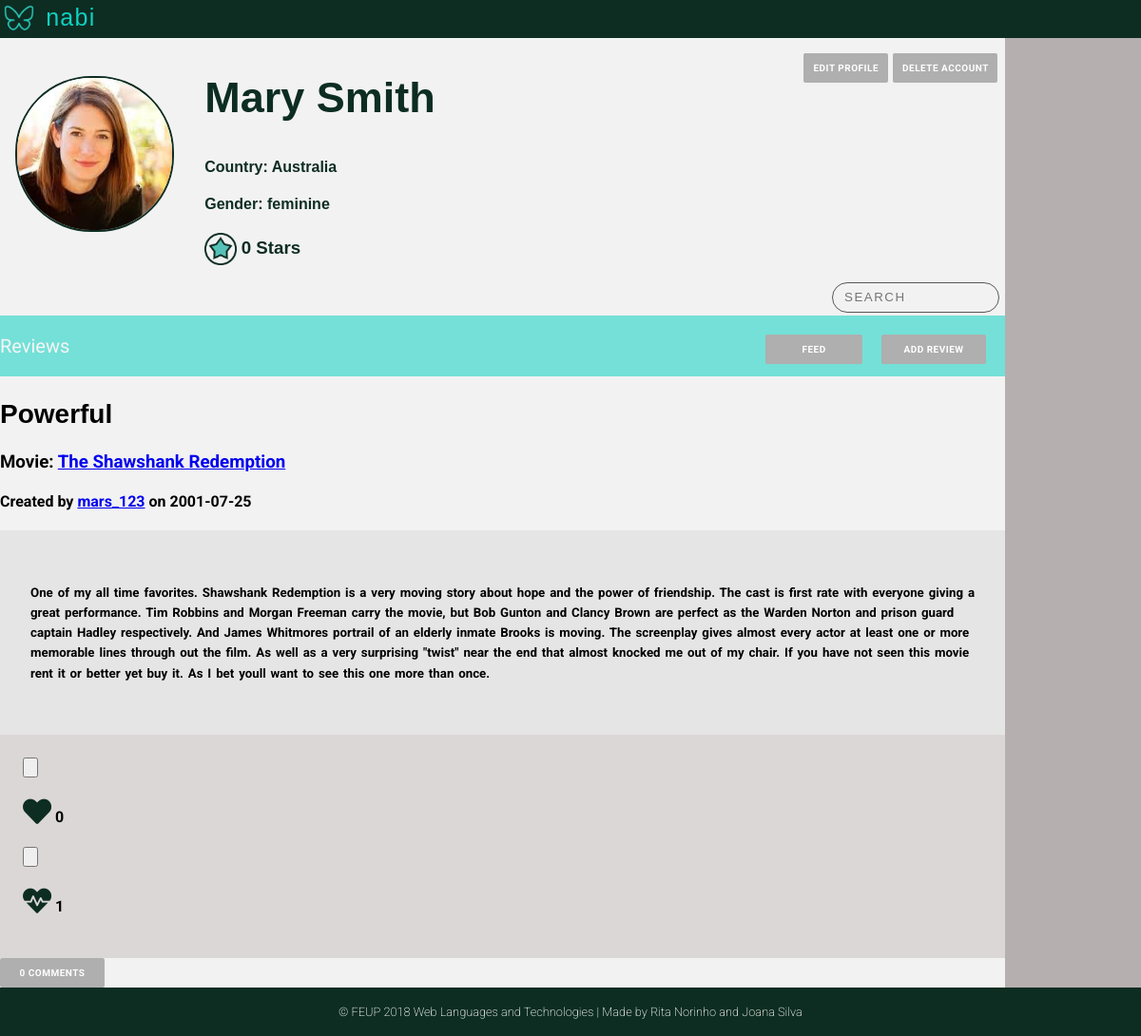
/pages/profile.php (signed in), run on an earlier commit of the app's database.
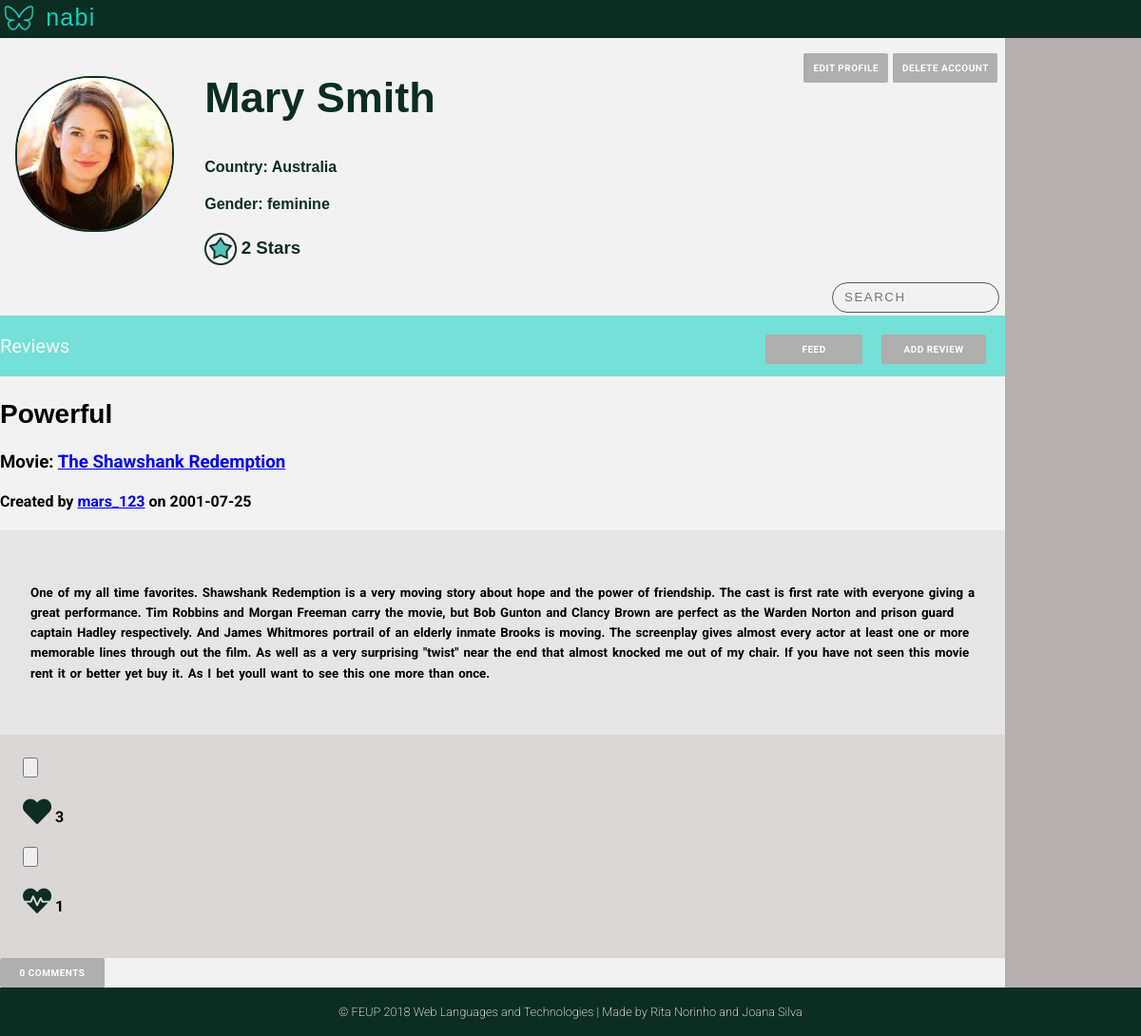
And on a later commit of the database.
### tables this page shows
CREATE TABLE User (
    ID        INTEGER PRIMARY KEY AUTOINCREMENT,
    FirstName STRING NOT NULL,
    LastName  STRING NOT NULL,
    Username  STRING UNIQUE NOT NULL,
    Gender    STRING NOT NULL,
    Birthday  DATE NOT NULL,
    Country   STRING NOT NULL,
    Email     STRING UNIQUE NOT NULL,
    Password  CHAR (256) NOT NULL,  
    Photo     STRING DEFAULT "default.jpg",
    Points    INTEGER
    
);

CREATE TABLE Review (
    ID          INTEGER PRIMARY KEY AUTOINCREMENT,
    Title       STRING  NOT NULL,
    UserID      INTEGER REFERENCES User(ID) ON DELETE CASCADE,
    MovieID     INTEGER REFERENCES Movie(ID) ON DELETE CASCADE,
    ReviewDate  DATE NOT NULL,
    Description STRING NOT NULL
    
);

### pages/profile.php (called while the page is built, shortened)
<?php
    include_once('../templates/common/tpl_header.php');
    include_once('../templates/tpl_profile.php');
    include_once('../templates/tpl_draw_reviews.php');
    include_once('../templates/common/tpl_footer.php');
    include_once('../database/db_user.php');
    if (isset($_GET['username'])){
        $username=$_GET['username'];
    }
    else {
        $username=$_SESSION['username'];
    }
    $user_info = getUserInfo($username);
    $user_reviews=getUserReviews($username);
    foreach ($user_reviews as $k => $review){
        $user_reviews[$k]['MovieName'] = getMovieName($review['MovieID']);
        $user_reviews[$k]['UserName'] = $user_info['Username'];
        $user_reviews[$k]['NumberComments'] = getReviewsComments($review['ID'],$review['UserID']);
        $user_reviews[$k]['Heart'] = getLikesReview($review['ID']);
        $user_reviews[$k]['Dislike'] = getDisLikesReview($review['ID']);
    }
    draw_profile($user_info,$user_reviews);
?>

### database/db_user.php (called while the page is built, shortened)
<?php
  function getID($username) {
    $db = Database::instance()->db();
    try {
      $stmt = $db->prepare('SELECT ID FROM User WHERE username = ?');
      $stmt->execute(array($username));
      if($row = $stmt->fetch()){
        return $row['ID'];
      }
    }catch(PDOException $e) {
      return -1;
    }
  }
  function getUserInfo($username) {
      $db = Database::instance()->db();
      $stmt = $db->prepare('SELECT * FROM User WHERE username = ?');
      $stmt->execute(array($username));
      return  $stmt->fetch();
  }
  function getUserReviews($username){
    $id=getID($username);
    $db = Database::instance()->db();
    $allReviews= $db->prepare('SELECT * FROM Review WHERE UserID = ?');
    $allReviews->execute(array($id));
    $reviews= $allReviews->fetchAll();
    return $reviews;
  }
?>

### templates/tpl_profile.php (the view, shortened to what this page needs)
<body>
<?php function draw_profile($userinfo, $reviews) { ?>
<div class="profile_container">
    <div class="profile_header">
        <header>
        <p>  <img src="../assets/mininabi.png" alt="Nabi logo (butterfly)" width="40" height="40"> nabi
       </header>
    </div>
    <div class="side_nav">
    </div>
      <div class="profile_photo">
          <?php if(!(file_exists("../assets/profilePhotos/".getID($_SESSION['username']).".jpg"))){ ?>
            <img src="../assets/profilePhotos/default.jpg" width="100" height="100" alt="profile avatar">
          <?php } else{ ?>
            <img src="../assets/profilePhotos/<?=getID($_SESSION['username'])?>.jpg" width="100" height="100" alt="profile avatar">
           <?php } ?>
     </div>
    <div class="profile_info" >
        <div class="edit_profile">
           <p>
           <div class="delete">
                <input onclick="openBox('Delete Account')" type="submit" value="Delete Account"/>
            </div>
             <a href="edit_profile.php" class="edit"> edit profile </a>
            </p>
       </div>
        <div class="profile_name">
            <h2>
                  <?=$userinfo['FirstName']?> <?=$userinfo['LastName']?>
            </h2>
        </div>
        <div class="profile_country">
            <h4> Country: <?=$userinfo['Country']?> </h4>
        </div>
        <div class="profile_gender">
            <h4> Gender: <?=$userinfo['Gender']?> </h4>
        </div>
        <div class="profile_points">
        <h3><img src="../assets/star.png" alt ="star icon" >
            <?=$userinfo['Points']?> Stars </h3>
        </div>
        <div class="search_container">
          <input class="search_input" type="text" placeholder="Search">
        </div>
    </div>
    <div class="Reviews">
        <p>Reviews
        <input  onclick="openBox('Add Review')" type="submit" value ="Add Review">
        <a href="main_page.php"> Feed </a>
        </p>
    </div>
     <div class="profile_reviews">
        <?php draw_reviews($reviews); ?>
    </div>
    <div class="profile_footer">
         <?php draw_footer(); ?>
    </div>
    </div>
<?php } ?>
    </body>
    </html>

### templates/common/tpl_header.php (shortened to what this page needs)
<!DOCTYPE html>
<html>
<head>
    <link rel="stylesheet" href="../css/style.css">
    <link rel="stylesheet" href="https://use.fontawesome.com/releases/v5.3.1/css/all.css">
</head>

### templates/tpl_draw_reviews.php (shortened to what this page needs)
<body>
    <?php function draw_reviews($reviews){?>
    <?php foreach($reviews as $review){?>
        <article data-id="<?=$review['ID']?>">
        <div class="review_info">
             <h2><?=$review['Title']?> </h2>
            <h3> Movie: <a href="movie.php?movie_id=<?php echo htmlentities($review['MovieID'])?>"><?=$review['MovieName']?></a> </h3>
            <h4> Created by
            <a href="profile.php?username=<?php echo htmlentities($review['UserName'])?>"><?=$review['UserName']?></a>
            on <?=$review['ReviewDate']?></h4>
        </div>
        <div class="review_content">
            <h5><?=$review['Description']?></h5>
        </div>
        <div class="review_likes">
                <div class="likes">
                    <input type="button">
                    <h4><span class="fas fa-heart" ></span>
                    <?=$review['Heart']?></h4>
                </div>
                <div class="dislikes">
                    <input type="button">
                    <h4><span class="fas fa-heartbeat"></span>
                    <?=$review['Dislike']?></h4>
                </div>
        </div>
         <div class="comments">
            <input onclick="openBox('Show Comments',<?$review['ID']?>)" type="submit" value="<?=$review['NumberComments']?> Comments">
        </div>
        </article>
        <?php }?>
    <?php }?>
</body>

### templates/common/tpl_footer.php
<?php function draw_footer(){?>
<footer>
    <p> &#169; FEUP 2018 Web Languages and Technologies | Made by Rita Norinho and Joana Silva  </p>
</footer>
<?php } ?>

### css/style.css (style rules this page uses)
body { margin: 0 auto; font-family: 'Roboto', sans-serif; --bg-color-dark: #0D2D22; --bg-color-light: #0ED1C1; --panel-color: #FFFFFF; --logo-font-color: #00311D; --input-color: #f2f2f2; --bg-color-nav:rgba(14, 209, 193, 0.548); --bg-color-sidenav:rgba(177, 171, 171, 0.932); --color-buttons:rgb(175, 175, 175); background-image: url('../assets/background.jpg'); background-position: center; background-attachment: fixed; background-repeat: no-repeat; background-size: cover; }
header { text-align: center; background-color: var(--bg-color-dark); }
footer p { padding:1.4em; text-align: center; background-color: var(--bg-color-dark); font-size: 0.8em; font-weight: 200; color:white; margin:0; }
div.profile_container { background-color: var(--input-color); background-image: none; display: grid; font-family: "Roboto", 'sans-serif'; grid-template-columns: auto 6fr 1fr; grid-template-rows: auto 1fr auto auto auto; grid-template-areas: "header header header" "image info goto" "nav nav goto" "reviews reviews goto" "footer footer footer"; }
.profile_header { grid-area: header; }
.profile_header p { text-align: left; color: var(--bg-color-light); font-family: 'Candara',sans-serif; font-size: 25px; margin: 0; letter-spacing: 0.05em; }
.profile_header p img { vertical-align: middle; }
.Reviews p a, .Reviews p button, .Reviews input[type="submit"] { -webkit-appearance: none; margin-right: 2em; width: 8.2em; text-align: center; margin-top:0em; }
.Reviews p button, .Reviews input[type="submit"], .edit_profile input[type="submit"], .comments input[type="submit"] { cursor: pointer; border: 0; width: 11em; }
div.profile_info { grid-area: info; font-family: 'Candara',sans-serif; color: var(--bg-color-dark); padding-left: 1em; }
.profile_points img { width: 25pt; height: 25pt; vertical-align: middle; }
.profile_photo { grid-area: image; padding: 1em; padding-top: 2.5em; }
.profile_photo img { margin:0; width: 10.2em; height: 10em; object-fit: cover; border: 2px solid var(--bg-color-dark); border-radius: 5em; }
.profile_name h2 { font-size: 45px; }
.edit_profile a , .Reviews p a,.Reviews p button, .upload_photo input[type="file"], .upload_photo input[type="submit"], .Reviews input[type="submit"], .edit_profile input[type="submit"], .comments input[type="submit"] { float: right; letter-spacing: 0.05em; font-family: "Roboto",'sans-serif'; text-transform: uppercase; text-decoration: none; font-weight: bold; background: var(--color-buttons); padding: 10px; color: var(--panel-color); font-size: 10px; border-radius: 2px; }
.profile_info p { margin-top: 1em; margin-right: 1em; }
.edit { margin-right:0.5em; }
.delete { margin-right:0.5em; }
.side_nav { background-color: var(--bg-color-sidenav); grid-area: goto; font-size: 25px; font-family: "Roboto",sans-serif; }
.Reviews { grid-area: nav; background-color: var(--bg-color-nav); color: whitesmoke; font-size: 20px; }
.search_container { width: 150px; margin: 0; float: right; margin-right: 2em; margin-bottom: 0.2em; font-family: 'Raleway', sans-serif; }
.search_input { width: 100%; padding: 6px 12px; background-color: transparent; transition: transform 250ms ease-in-out; font-size: 12x; line-height: 18px; color: #575756; background-color: transparent; background-image: url(http://mihaeltomic.com/codepen/input-search/ic_search_black_24px.svg); background-repeat: no-repeat; background-size: 16px 16px; background-position: 95% center; border-radius: 50px; border: 1px solid #575756; transition: all 250ms ease-in-out; backface-visibility: hidden; transform-style: preserve-3d; }
.search_input::placeholder { color: color(#575756 a(0.8)); text-transform: uppercase; letter-spacing: 1.5px; }
div.profile_reviews { grid-area: reviews; }
.review_info h2 { font-family: 'Candara', sans-serif; font-weight: bold; font-size: 28px; }
.review_content { margin: 0; font-family: 'Roboto', sans-serif; background-color: #d8d5d579; font-size: 16px; font-weight: 200; word-spacing: 0.1em; padding: 2em; line-height: 1.6; }
.review_likes { background-color: #c0b8b879; padding: 1.5em; }
.likes h4 span, .dislikes h4 span { font-size: 30px; color: var(--bg-color-dark); }
.comments input[type="submit"] { margin:0 auto; float: none; }
.profile_footer { grid-area: footer; }

What changed in the data, as far as the page shows it:
changed user "Mary": Points "0" → "2"
computed for review "Powerful": Heart "0" → "3"
